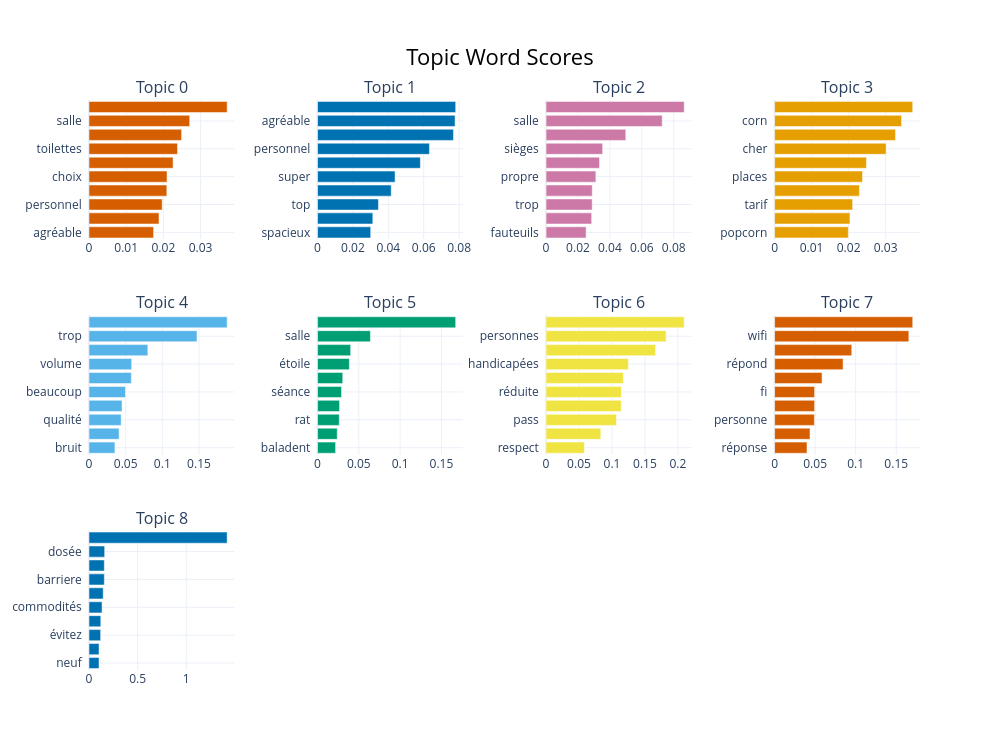
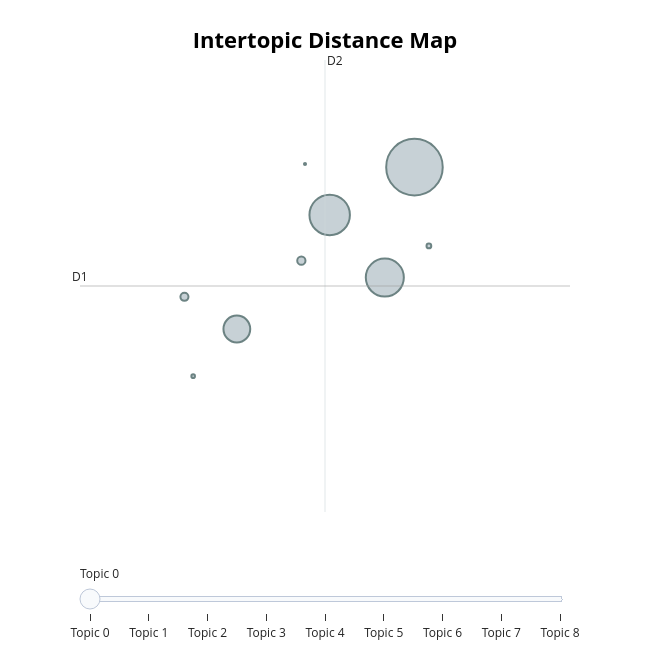

The code cell stored with these charts, in order, in its notebook:
### Code cell
# Barchart of keywords for the main topics
fig_barchart = topic_model.visualize_barchart(top_n_topics=10, n_words=10)
fig_barchart.show()

# Interactive topic map
fig_intertopic = topic_model.visualize_topics()
fig_intertopic.show()

### Figure 1 — Plotly figure (JSON) as saved in the notebook; plotly's stock layout.template omitted (floating-point values rounded to 4 significant figures)
{"data": [{"marker": {"color": "#D55E00"}, "orientation": "h", "type": "bar", "x": [0.01736, 0.01882, 0.01968, 0.02093, 0.02098, 0.0226, 0.02379, 0.02489, 0.02707, 0.03714], "xaxis": "x", "y": ["agréable  ", "propre  ", "personnel  ", "beaucoup  ", "choix  ", "vo  ", "toilettes  ", "grand  ", "salle  ", "salles  "], "yaxis": "y"}, {"marker": {"color": "#0072B2"}, "orientation": "h", "type": "bar", "x": [0.03003, 0.03124, 0.03441, 0.04163, 0.04381, 0.0581, 0.06321, 0.0768, 0.07771, 0.07805], "xaxis": "x2", "y": ["spacieux  ", "sympathique  ", "top  ", "accueil  ", "super  ", "sympa  ", "personnel  ", "ciné  ", "agréable  ", "propre  "], "yaxis": "y2"}, {"marker": {"color": "#CC79A7"}, "orientation": "h", "type": "bar", "x": [0.02511, 0.02857, 0.0289, 0.02895, 0.03122, 0.03348, 0.03546, 0.04996, 0.07277, 0.08655], "xaxis": "x3", "y": ["fauteuils  ", "agréable  ", "trop  ", "personnel  ", "propre  ", "confortables  ", "sièges  ", "parking  ", "salle  ", "salles  "], "yaxis": "y3"}, {"marker": {"color": "#E69F00"}, "orientation": "h", "type": "bar", "x": [0.01991, 0.02036, 0.02108, 0.02291, 0.02376, 0.02481, 0.03013, 0.03266, 0.03429, 0.03731], "xaxis": "x4", "y": ["popcorn  ", "salle  ", "tarif  ", "place  ", "places  ", "carte  ", "cher  ", "prix  ", "corn  ", "pop  "], "yaxis": "y4"}, {"marker": {"color": "#56B4E9"}, "orientation": "h", "type": "bar", "x": [0.03535, 0.04105, 0.04389, 0.04508, 0.04979, 0.05774, 0.0582, 0.08025, 0.1473, 0.1884], "xaxis": "x5", "y": ["bruit  ", "bouchons  ", "qualité  ", "sonore  ", "beaucoup  ", "oreilles  ", "volume  ", "vo  ", "trop  ", "fort  "], "yaxis": "y5"}, {"marker": {"color": "#009E73"}, "orientation": "h", "type": "bar", "x": [0.02187, 0.02385, 0.02631, 0.02668, 0.02907, 0.03054, 0.03852, 0.0401, 0.06401, 0.1672], "xaxis": "x6", "y": ["baladent  ", "pendant  ", "rat  ", "vu  ", "séance  ", "étoiles  ", "étoile  ", "rats  ", "salle  ", "souris  "], "yaxis": "y6"}, {"marker": {"color": "#F0E442"}, "orientation": "h", "type": "bar", "x": [0.05823, 0.08303, 0.1069, 0.114, 0.1142, 0.1173, 0.1249, 0.1661, 0.1821, 0.2095], "xaxis": "x7", "y": ["respect  ", "accès  ", "pass  ", "mobilité  ", "réduite  ", "accessible  ", "handicapées  ", "sanitaire  ", "personnes  ", "handicapés  "], "yaxis": "y7"}, {"marker": {"color": "#D55E00"}, "orientation": "h", "type": "bar", "x": [0.03998, 0.04368, 0.04909, 0.04935, 0.04935, 0.05852, 0.08444, 0.09516, 0.1655, 0.1703], "xaxis": "x8", "y": ["réponse  ", "code  ", "personne  ", "wi  ", "fi  ", "numéro  ", "répond  ", "réseau  ", "wifi  ", "téléphone  "], "yaxis": "y8"}, {"marker": {"color": "#0072B2"}, "orientation": "h", "type": "bar", "x": [0.1028, 0.103, 0.1196, 0.1213, 0.1341, 0.1461, 0.1574, 0.1574, 0.161, 1.42], "xaxis": "x9", "y": ["neuf  ", "dire  ", "évitez  ", "gestes  ", "commodités  ", "so  ", "barriere  ", "chrome  ", "dosée  ", "nickel  "], "yaxis": "y9"}], "layout": {"annotations": [{"font": {"size": 16}, "showarrow": false, "text": "Topic 0", "x": 0.0875, "xanchor": "center", "xref": "paper", "y": 1, "yanchor": "bottom", "yref": "paper"}, {"font": {"size": 16}, "showarrow": false, "text": "Topic 1", "x": 0.3625, "xanchor": "center", "xref": "paper", "y": 1, "yanchor": "bottom", "yref": "paper"}, {"font": {"size": 16}, "showarrow": false, "text": "Topic 2", "x": 0.6375, "xanchor": "center", "xref": "paper", "y": 1, "yanchor": "bottom", "yref": "paper"}, {"font": {"size": 16}, "showarrow": false, "text": "Topic 3", "x": 0.9125, "xanchor": "center", "xref": "paper", "y": 1, "yanchor": "bottom", "yref": "paper"}, {"font": {"size": 16}, "showarrow": false, "text": "Topic 4", "x": 0.0875, "xanchor": "center", "xref": "paper", "y": 0.6222, "yanchor": "bottom", "yref": "paper"}, {"font": {"size": 16}, "showarrow": false, "text": "Topic 5", "x": 0.3625, "xanchor": "center", "xref": "paper", "y": 0.6222, "yanchor": "bottom", "yref": "paper"}, {"font": {"size": 16}, "showarrow": false, "text": "Topic 6", "x": 0.6375, "xanchor": "center", "xref": "paper", "y": 0.6222, "yanchor": "bottom", "yref": "paper"}, {"font": {"size": 16}, "showarrow": false, "text": "Topic 7", "x": 0.9125, "xanchor": "center", "xref": "paper", "y": 0.6222, "yanchor": "bottom", "yref": "paper"}, {"font": {"size": 16}, "showarrow": false, "text": "Topic 8", "x": 0.0875, "xanchor": "center", "xref": "paper", "y": 0.2444, "yanchor": "bottom", "yref": "paper"}], "height": 750, "hoverlabel": {"bgcolor": "white", "font": {"family": "Rockwell", "size": 16}}, "showlegend": false, "title": {"font": {"color": "Black", "size": 22}, "text": "Topic Word Scores", "x": 0.5, "xanchor": "center", "yanchor": "top"}, "width": 1000, "xaxis": {"anchor": "y", "domain": [0, 0.175], "showgrid": true}, "xaxis10": {"anchor": "y10", "domain": [0.275, 0.45], "showgrid": true}, "xaxis11": {"anchor": "y11", "domain": [0.55, 0.725], "showgrid": true}, "xaxis12": {"anchor": "y12", "domain": [0.825, 1], "showgrid": true}, "xaxis2": {"anchor": "y2", "domain": [0.275, 0.45], "showgrid": true}, "xaxis3": {"anchor": "y3", "domain": [0.55, 0.725], "showgrid": true}, "xaxis4": {"anchor": "y4", "domain": [0.825, 1], "showgrid": true}, "xaxis5": {"anchor": "y5", "domain": [0, 0.175], "showgrid": true}, "xaxis6": {"anchor": "y6", "domain": [0.275, 0.45], "showgrid": true}, "xaxis7": {"anchor": "y7", "domain": [0.55, 0.725], "showgrid": true}, "xaxis8": {"anchor": "y8", "domain": [0.825, 1], "showgrid": true}, "xaxis9": {"anchor": "y9", "domain": [0, 0.175], "showgrid": true}, "yaxis": {"anchor": "x", "domain": [0.7556, 1], "showgrid": true}, "yaxis10": {"anchor": "x10", "domain": [0, 0.2444], "showgrid": true}, "yaxis11": {"anchor": "x11", "domain": [0, 0.2444], "showgrid": true}, "yaxis12": {"anchor": "x12", "domain": [0, 0.2444], "showgrid": true}, "yaxis2": {"anchor": "x2", "domain": [0.7556, 1], "showgrid": true}, "yaxis3": {"anchor": "x3", "domain": [0.7556, 1], "showgrid": true}, "yaxis4": {"anchor": "x4", "domain": [0.7556, 1], "showgrid": true}, "yaxis5": {"anchor": "x5", "domain": [0.3778, 0.6222], "showgrid": true}, "yaxis6": {"anchor": "x6", "domain": [0.3778, 0.6222], "showgrid": true}, "yaxis7": {"anchor": "x7", "domain": [0.3778, 0.6222], "showgrid": true}, "yaxis8": {"anchor": "x8", "domain": [0.3778, 0.6222], "showgrid": true}, "yaxis9": {"anchor": "x9", "domain": [0, 0.2444], "showgrid": true}}}

### Figure 2 — Plotly figure (JSON) as saved in the notebook; plotly's stock layout.template omitted (floating-point values rounded to 4 significant figures)
{"data": [{"customdata": [[0, "salles | salle | grand | toilettes | vo", 21609], [1, "propre | agréable | ciné | personnel | sympa", 11059], [2, "salles | salle | parking | sièges | confortables", 9776], [3, "pop | corn | prix | cher | carte", 4840], [4, "fort | trop | vo | volume | oreilles", 460], [5, "souris | salle | rats | étoile | étoiles", 438], [6, "handicapés | personnes | sanitaire | handicapées | accessible", 153], [7, "téléphone | wifi | réseau | répond | numéro", 88], [8, "nickel | dosée | chrome | barriere | so", 29]], "hovertemplate": "<b>Topic %{customdata[0]}</b><br>%{customdata[1]}<br>Size: %{customdata[2]}", "legendgroup": "", "marker": {"color": "#B0BEC5", "line": {"color": "DarkSlateGrey", "width": 2}, "size": [21609, 11059, 9776, 4840, 460, 438, 153, 88, 29], "sizemode": "area", "sizeref": 13.51, "symbol": "circle"}, "mode": "markers", "name": "", "orientation": "v", "showlegend": false, "type": "scatter", "x": [10.73, 9.752, 10.39, 8.676, 9.423, 8.068, 10.9, 8.169, 9.466], "xaxis": "x", "y": [-5.924, -6.33, -6.863, -7.3, -6.719, -7.027, -6.593, -7.701, -5.898], "yaxis": "y"}], "layout": {"annotations": [{"showarrow": false, "text": "D1", "x": 6.858, "y": -6.935, "yshift": 10}, {"showarrow": false, "text": "D2", "x": 9.697, "xshift": 10, "y": -5.013}], "height": 650, "hoverlabel": {"bgcolor": "white", "font": {"family": "Rockwell", "size": 16}}, "legend": {"itemsizing": "constant", "tracegroupgap": 0}, "margin": {"t": 60}, "shapes": [{"line": {"color": "#CFD8DC", "width": 2}, "type": "line", "x0": 9.697, "x1": 9.697, "y0": -8.856, "y1": -5.013}, {"line": {"color": "#9E9E9E", "width": 2}, "type": "line", "x0": 6.858, "x1": 12.54, "y0": -6.935, "y1": -6.935}], "sliders": [{"active": 0, "pad": {"t": 50}, "steps": [{"args": [{"marker.color": [["red", "#B0BEC5", "#B0BEC5", "#B0BEC5", "#B0BEC5", "#B0BEC5", "#B0BEC5", "#B0BEC5", "#B0BEC5"]]}], "label": "Topic 0", "method": "update"}, {"args": [{"marker.color": [["#B0BEC5", "red", "#B0BEC5", "#B0BEC5", "#B0BEC5", "#B0BEC5", "#B0BEC5", "#B0BEC5", "#B0BEC5"]]}], "label": "Topic 1", "method": "update"}, {"args": [{"marker.color": [["#B0BEC5", "#B0BEC5", "red", "#B0BEC5", "#B0BEC5", "#B0BEC5", "#B0BEC5", "#B0BEC5", "#B0BEC5"]]}], "label": "Topic 2", "method": "update"}, {"args": [{"marker.color": [["#B0BEC5", "#B0BEC5", "#B0BEC5", "red", "#B0BEC5", "#B0BEC5", "#B0BEC5", "#B0BEC5", "#B0BEC5"]]}], "label": "Topic 3", "method": "update"}, {"args": [{"marker.color": [["#B0BEC5", "#B0BEC5", "#B0BEC5", "#B0BEC5", "red", "#B0BEC5", "#B0BEC5", "#B0BEC5", "#B0BEC5"]]}], "label": "Topic 4", "method": "update"}, {"args": [{"marker.color": [["#B0BEC5", "#B0BEC5", "#B0BEC5", "#B0BEC5", "#B0BEC5", "red", "#B0BEC5", "#B0BEC5", "#B0BEC5"]]}], "label": "Topic 5", "method": "update"}, {"args": [{"marker.color": [["#B0BEC5", "#B0BEC5", "#B0BEC5", "#B0BEC5", "#B0BEC5", "#B0BEC5", "red", "#B0BEC5", "#B0BEC5"]]}], "label": "Topic 6", "method": "update"}, {"args": [{"marker.color": [["#B0BEC5", "#B0BEC5", "#B0BEC5", "#B0BEC5", "#B0BEC5", "#B0BEC5", "#B0BEC5", "red", "#B0BEC5"]]}], "label": "Topic 7", "method": "update"}, {"args": [{"marker.color": [["#B0BEC5", "#B0BEC5", "#B0BEC5", "#B0BEC5", "#B0BEC5", "#B0BEC5", "#B0BEC5", "#B0BEC5", "red"]]}], "label": "Topic 8", "method": "update"}]}], "title": {"font": {"color": "Black", "size": 22}, "text": "<b>Intertopic Distance Map</b>", "x": 0.5, "xanchor": "center", "y": 0.95, "yanchor": "top"}, "width": 650, "xaxis": {"anchor": "y", "domain": [0, 1], "range": [6.858, 12.54], "title": {"text": ""}, "visible": false}, "yaxis": {"anchor": "x", "domain": [0, 1], "range": [-8.856, -5.013], "title": {"text": ""}, "visible": false}}}
